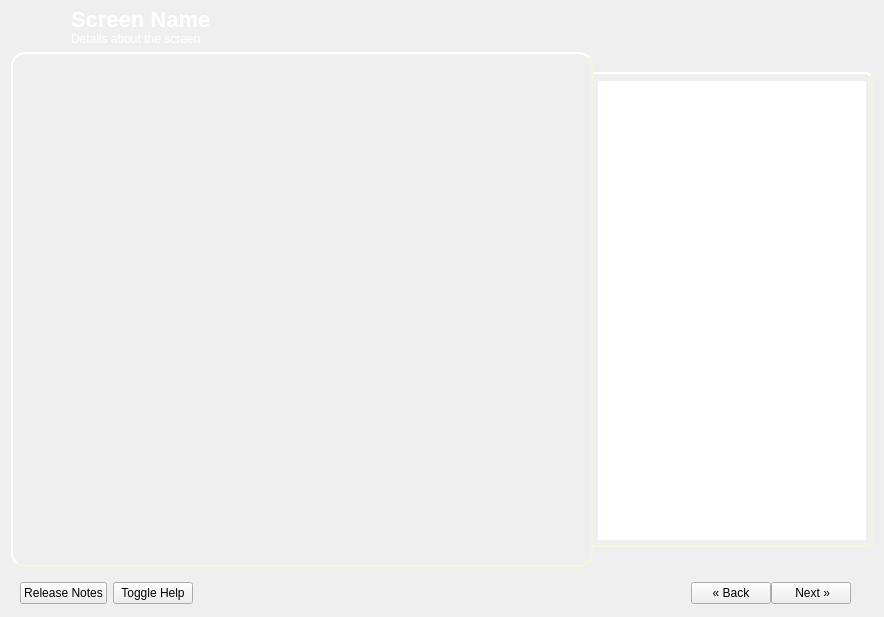
<ui version="4.0" >
 <class>YaliMain</class>
 <widget class="QWidget" name="YaliMain" >
  <property name="geometry" >
   <rect>
    <x>0</x>
    <y>0</y>
    <width>884</width>
    <height>617</height>
   </rect>
  </property>
  <property name="windowTitle" >
   <string>Yali4</string>
  </property>
  <property name="styleSheet" >
   <string>#YaliMain {
       background-image:url(':/gui/pics/background.png')
}

QStackedWidget#mainStack {
     border-style: outset;
     border-width: 2px;
     border-radius: 14px;
     border-color: beige;
     background-image:url(':/gui/pics/trans.png');
}

QTextBrowser#helpContent {
     border-style: outset;
     border-width: 2px;
     border-top-right-radius:8px;
     border-bottom-right-radius:8px;
     border-color: beige;
     border-left:none;
     background-image:url(':/gui/pics/helpBack.png');
     padding:5px;
     padding-top:7px;
	 font: 8px;
}

/* Make text in message boxes selectable. */
QMessageBox {
    /* LinksAccessibleByMouse | TextSelectableByMouse */
    messagebox-text-interaction-flags: 5;
}

/* Make the entire row selected in item views. */
QAbstractItemView {
    show-decoration-selected: 1;
}

/* Nice WindowsXP-style password character for password line edits. */
QLineEdit[echoMode="2"] {
    lineedit-password-character: 9679;
}

/* Customize tooltips. */
QToolTip {
    background-color: rgb(200,200,255);
    border-color: darkslategray;
    border-width: 1px;
    border-style: solid;
    padding: 3px;
    font: bold;
    border-radius: 3px;
    opacity: 200;
}

/* Customize radio buttons. */

QRadioButton {
    spacing: 5px;
}

QRadioButton::indicator {
    width: 13px;
    height: 13px;
}

QRadioButton::indicator::unchecked {
    image: url(:/images/radiobutton_unchecked.png);
}

QRadioButton::indicator:unchecked:hover {
    image: url(:/images/radiobutton_unchecked_hover.png);
}

QRadioButton::indicator:unchecked:pressed {
    image: url(:/images/radiobutton_unchecked_pressed.png);
}

QRadioButton::indicator::checked {
    image: url(:/images/radiobutton_checked.png);
}

QRadioButton::indicator:checked:hover {
    image: url(:/images/radiobutton_checked_hover.png);
}

QRadioButton::indicator:checked:pressed {
    image: url(:/images/radiobutton_checked_pressed.png);
}

/* Customize arrows. */

*::down-arrow, *::menu-indicator {
    image: url(:/images/down_arrow.png);
    width: 7px;
    height: 7px;
}

*::down-arrow:disabled, *::down-arrow:off {
   image: url(:/images/down_arrow_disabled.png);
}

*::up-arrow {
    image: url(:/images/up_arrow.png);
    width: 7px;
    height: 7px;
}

*::up-arrow:disabled, *::up-arrow:off {
   image: url(:/images/up_arrow_disabled.png);
}

/* Customize push buttons and comboboxes. Our read-only combobox
   is very similar to a push button, so they share the same border image. */

QPushButton {
    min-width: 4em;
}

QPushButton, QComboBox[editable="false"],
QComboBox[editable="true"]::drop-down {
    border-image: url(:/images/pushbutton.png) 5;
    border-width: 5;
}

QPushButton:hover, QComboBox[editable="false"]:hover,
QComboBox[editable="true"]::drop-down:hover, QMenuBar::item:hover {
    border-image: url(:/images/pushbutton_hover.png) 5;
    border-width: 5;
}

QPushButton:pressed, QComboBox[editable="false"]:on,
QComboBox[editable="true"]::drop-down:on, QMenuBar::item:on {
    border-image: url(:/images/pushbutton_pressed.png) 5;
    border-width: 5;
}

/* Customize read-only comboboxes. */

QComboBox[editable="false"] {
    padding-left: 3px;
    padding-right: 20px; /* space for the arrow */
}

QComboBox[editable="false"]::drop-down {
    subcontrol-origin: padding;
    subcontrol-position: top right;
    width: 15px;
    border-left-style: solid;
    border-left-color: darkgray;
    border-left-width: 1px;
}

QComboBox[editable="false"]::down-arrow {
    subcontrol-origin: content;
    subcontrol-position: center;
    position: relative;
    left: 1px; /* 1 pixel dropdown border */
}

/* The combobox arrow is on when the popup is open. */
QComboBox[editable="false"]::down-arrow:on {
    position: relative;
    top: 1px;
    left: 2px;
}

/* Customize editable comboboxes. */

QComboBox[editable="true"] {
    padding-right: 16px;
}

QComboBox[editable="true"]::drop-down {
    subcontrol-origin: border;
    subcontrol-position: top right;
    width: 13px;
    position: absolute;
    top: 2px;
    bottom: 2px;
    right: 2px;
}

QComboBox[editable="true"]::drop-down,
QComboBox[editable="true"]::drop-down:hover,
QComboBox[editable="true"]::drop-down:on {
    border-width: 0px;  
    border-left-width: 3px; /* we need only left and center part */
}

/* Shift the arrow when it's open. */
QComboBox[editable="true"]::down-arrow:on {
    position: relative;
    top: 1px;
    left: 1px;
}

/* Customize check boxes. */
QCheckBox {
    spacing: 5px;
}

QCheckBox::indicator {
    width: 13px;
    height: 13px;
}

QCheckBox::indicator:unchecked {
    image: url(:/images/checkbox_unchecked.png);
}

QCheckBox::indicator:unchecked:hover {
    image: url(:/images/checkbox_unchecked_hover.png);
}

QCheckBox::indicator:unchecked:pressed {
    image: url(:/images/checkbox_unchecked_pressed.png);
}

QCheckBox::indicator:checked {
    image: url(:/images/checkbox_checked.png);
}

QCheckBox::indicator:checked:hover {
    image: url(:/images/checkbox_checked_hover.png);
}

QCheckBox::indicator:checked:pressed {
    image: url(:/images/checkbox_checked_pressed.png);
}

/* Customize the size grip. */
QSizeGrip {
    image: url(:/images/sizegrip.png);
    width: 16px;
    height: 16px;
}

/* Customize spin boxes. */
QSpinBox { 
    padding-right: 15px;
}

QSpinBox::up-button {
    subcontrol-origin: border;
    subcontrol-position: top right;
    width: 16px; /* 16 + 2*1px border-width = 15px padding + 3px parent border */
    border-image: url(:/images/spinup.png) 1;
    border-width: 1px;
}

QSpinBox::up-button:hover {
    border-image: url(:/images/spinup_hover.png) 1;
}

QSpinBox::up-button:pressed {
    border-image: url(:/images/spinup_pressed.png) 1;
}

QSpinBox::down-button {
    subcontrol-origin: border;
    subcontrol-position: bottom right;
    width: 16px;
    border-image: url(:/images/spindown.png) 1;
    border-width: 1px;
    border-top-width: 0;
}

QSpinBox::down-button:hover {
    border-image: url(:/images/spindown_hover.png) 1;
}

QSpinBox::down-button:pressed {
    border-image: url(:/images/spindown_pressed.png) 1;
}</string>
  </property>
  <layout class="QGridLayout" >
   <property name="topMargin" >
    <number>7</number>
   </property>
   <property name="bottomMargin" >
    <number>4</number>
   </property>
   <item row="0" column="0" >
    <widget class="QFrame" name="frame_4" >
     <property name="sizePolicy" >
      <sizepolicy vsizetype="Preferred" hsizetype="Preferred" >
       <horstretch>0</horstretch>
       <verstretch>0</verstretch>
      </sizepolicy>
     </property>
     <property name="frameShape" >
      <enum>QFrame::NoFrame</enum>
     </property>
     <property name="frameShadow" >
      <enum>QFrame::Raised</enum>
     </property>
     <layout class="QHBoxLayout" >
      <property name="leftMargin" >
       <number>4</number>
      </property>
      <property name="topMargin" >
       <number>0</number>
      </property>
      <property name="bottomMargin" >
       <number>0</number>
      </property>
      <item>
       <widget class="QLabel" name="screenIcon" >
        <property name="maximumSize" >
         <size>
          <width>50</width>
          <height>60</height>
         </size>
        </property>
        <property name="text" >
         <string/>
        </property>
        <property name="pixmap" >
         <pixmap resource="../../data.qrc" >:/gui/pics/pardus.png</pixmap>
        </property>
       </widget>
      </item>
      <item>
       <layout class="QVBoxLayout" >
        <property name="spacing" >
         <number>0</number>
        </property>
        <item>
         <widget class="QLabel" name="screenName" >
          <property name="styleSheet" >
           <string>font:bold 22px;color:white;</string>
          </property>
          <property name="text" >
           <string>Screen Name</string>
          </property>
          <property name="textFormat" >
           <enum>Qt::RichText</enum>
          </property>
         </widget>
        </item>
        <item>
         <widget class="QLabel" name="screenDescription" >
          <property name="styleSheet" >
           <string>color:white;</string>
          </property>
          <property name="text" >
           <string>Details about the screen</string>
          </property>
         </widget>
        </item>
       </layout>
      </item>
      <item>
       <widget class="QLabel" name="label_4" >
        <property name="sizePolicy" >
         <sizepolicy vsizetype="Preferred" hsizetype="Fixed" >
          <horstretch>0</horstretch>
          <verstretch>0</verstretch>
         </sizepolicy>
        </property>
        <property name="pixmap" >
         <pixmap resource="../../data.qrc" >:/gui/pics/logo.png</pixmap>
        </property>
        <property name="scaledContents" >
         <bool>false</bool>
        </property>
       </widget>
      </item>
     </layout>
    </widget>
   </item>
   <item row="1" column="0" >
    <layout class="QVBoxLayout" >
     <item>
      <layout class="QHBoxLayout" >
       <property name="spacing" >
        <number>0</number>
       </property>
       <item>
        <widget class="QStackedWidget" name="mainStack" >
         <property name="currentIndex" >
          <number>0</number>
         </property>
         <widget class="QWidget" name="page" />
        </widget>
       </item>
       <item>
        <widget class="QFrame" name="helpContentFrame" >
         <property name="sizePolicy" >
          <sizepolicy vsizetype="Preferred" hsizetype="Preferred" >
           <horstretch>0</horstretch>
           <verstretch>0</verstretch>
          </sizepolicy>
         </property>
         <property name="maximumSize" >
          <size>
           <width>280</width>
           <height>16777215</height>
          </size>
         </property>
         <property name="frameShape" >
          <enum>QFrame::NoFrame</enum>
         </property>
         <property name="frameShadow" >
          <enum>QFrame::Raised</enum>
         </property>
         <layout class="QGridLayout" >
          <property name="leftMargin" >
           <number>0</number>
          </property>
          <property name="topMargin" >
           <number>0</number>
          </property>
          <property name="rightMargin" >
           <number>0</number>
          </property>
          <property name="bottomMargin" >
           <number>0</number>
          </property>
          <property name="horizontalSpacing" >
           <number>0</number>
          </property>
          <property name="verticalSpacing" >
           <number>0</number>
          </property>
          <item row="0" column="0" >
           <spacer>
            <property name="orientation" >
             <enum>Qt::Vertical</enum>
            </property>
            <property name="sizeType" >
             <enum>QSizePolicy::Fixed</enum>
            </property>
            <property name="sizeHint" >
             <size>
              <width>0</width>
              <height>20</height>
             </size>
            </property>
           </spacer>
          </item>
          <item row="1" column="0" >
           <widget class="QTextBrowser" name="helpContent" >
            <property name="sizePolicy" >
             <sizepolicy vsizetype="Expanding" hsizetype="Expanding" >
              <horstretch>0</horstretch>
              <verstretch>0</verstretch>
             </sizepolicy>
            </property>
            <property name="minimumSize" >
             <size>
              <width>0</width>
              <height>200</height>
             </size>
            </property>
           </widget>
          </item>
          <item row="2" column="0" >
           <spacer>
            <property name="orientation" >
             <enum>Qt::Vertical</enum>
            </property>
            <property name="sizeType" >
             <enum>QSizePolicy::Fixed</enum>
            </property>
            <property name="sizeHint" >
             <size>
              <width>0</width>
              <height>20</height>
             </size>
            </property>
           </spacer>
          </item>
         </layout>
        </widget>
       </item>
      </layout>
     </item>
     <item>
      <widget class="QFrame" name="frame_3" >
       <property name="frameShape" >
        <enum>QFrame::NoFrame</enum>
       </property>
       <property name="frameShadow" >
        <enum>QFrame::Raised</enum>
       </property>
       <layout class="QHBoxLayout" >
        <property name="leftMargin" >
         <number>9</number>
        </property>
        <property name="rightMargin" >
         <number>22</number>
        </property>
        <item>
         <layout class="QHBoxLayout" >
          <item>
           <widget class="QPushButton" name="releaseNotes" >
            <property name="focusPolicy" >
             <enum>Qt::TabFocus</enum>
            </property>
            <property name="text" >
             <string>Release Notes</string>
            </property>
           </widget>
          </item>
          <item>
           <widget class="QPushButton" name="toggleHelp" >
            <property name="focusPolicy" >
             <enum>Qt::TabFocus</enum>
            </property>
            <property name="text" >
             <string>Toggle Help</string>
            </property>
           </widget>
          </item>
         </layout>
        </item>
        <item>
         <spacer>
          <property name="orientation" >
           <enum>Qt::Horizontal</enum>
          </property>
          <property name="sizeHint" >
           <size>
            <width>40</width>
            <height>20</height>
           </size>
          </property>
         </spacer>
        </item>
        <item>
         <layout class="QHBoxLayout" >
          <property name="spacing" >
           <number>0</number>
          </property>
          <item>
           <widget class="QPushButton" name="buttonBack" >
            <property name="focusPolicy" >
             <enum>Qt::TabFocus</enum>
            </property>
            <property name="toolTip" >
             <string>Previous Screen</string>
            </property>
            <property name="text" >
             <string>« Back</string>
            </property>
           </widget>
          </item>
          <item>
           <widget class="QPushButton" name="buttonNext" >
            <property name="focusPolicy" >
             <enum>Qt::TabFocus</enum>
            </property>
            <property name="toolTip" >
             <string>Next Screen</string>
            </property>
            <property name="text" >
             <string> Next »</string>
            </property>
           </widget>
          </item>
         </layout>
        </item>
       </layout>
      </widget>
     </item>
    </layout>
   </item>
  </layout>
 </widget>
 <resources>
  <include location="../../data.qrc" />
 </resources>
 <connections/>
</ui>
